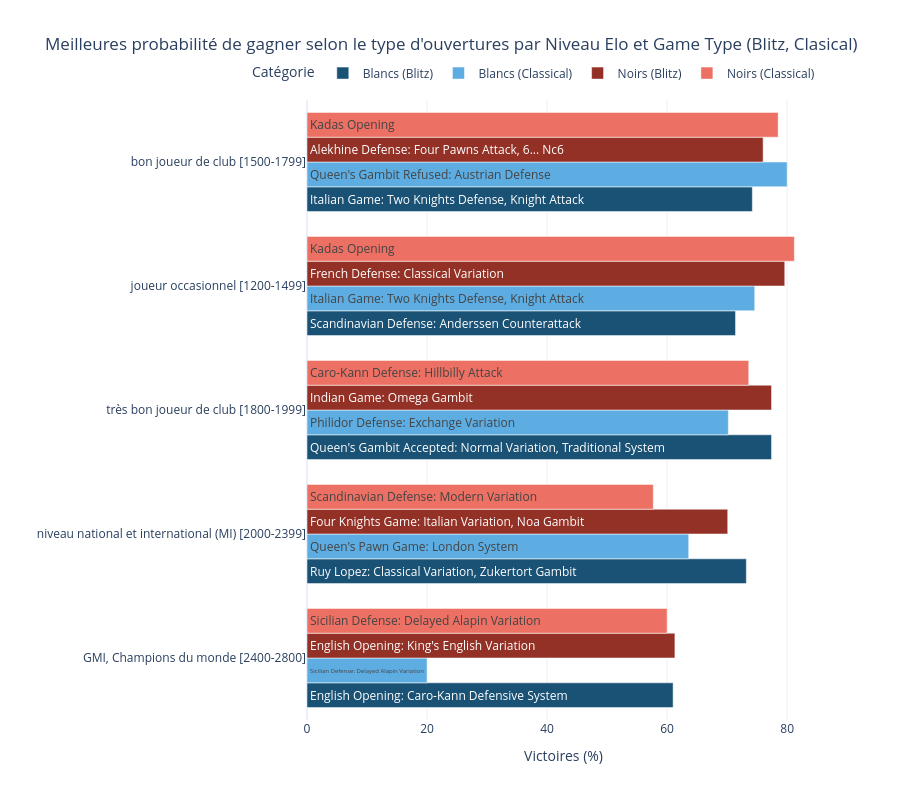

Source (notebook cell):
### Markdown cell above
Pendant nos calculs, nous avons remarqué un manque de données pour la catégorie des joueurs champions du monde (GMI) en mode Classique. Avec notre seuil initial de 50 parties aucune ouverture ne ressortait car les joueurs de très haut niveau privilégient principalement le mode Blitz sur Lichess. Pour analyser cette catégorie sans fausser les autres résultats, nous avons abaissé le seuil à 5 parties minimum uniquement pour les GMI en Classique. Nous précisons toutefois que ces résultats spécifiques sont à interpréter avec prudence en raison de ce faible échantillon.  

De manière générale, on remarque que chez les débutants, les meilleures ouvertures permettent de gagner très souvent avec des taux atteignant 80 % de victoires. Chez les joueurs avec un ELO plus élevé, ces scores redescendent autour de 60 %. Cela confirme que les meilleurs joueurs savent mieux se défendre, rendant les parties beaucoup plus équilibrées.  

Notre première hypothèse, qui supposait que les débutants gagneraient davantage avec des ouvertures agressives est confirmée. C'est le cas de l'**Italian Game: Two Knights Defense, Knight Attack** en mode **Classique**, qui punit rapidement les erreurs de défense. À l'inverse, pour le haut niveau les attaques rapides disparaissent car les pièges sont connus. On observe des ouvertures plus stratégiques visant le contrôle du centre comme l'**English Opening**.

Notre idée initiale selon laquelle les blancs maîtrisent plus facilement la partie est à nuancer car les noirs obtiennent également d'excellents succès. Chez les débutants, l'ouverture **Kadas** en est la preuve. Environ 80 % des joueurs noirs gagnent lorsque les blancs choisissent ce premier coup. Cette stratégie est effectivement reconnue comme une erreur majeure. Le joueur Eric Schiller expliquait d'ailleurs que le coup "1. h4" crée des faiblesses immédiates sans compensation, ce que nos statistiques confirment réellement.

Enfin, nous remarquons une tendance liée au type du jeu. En mode **Blitz**, les probabilités de gain pour les meilleures ouvertures sont souvent plus élevées qu'en **Classique**. Le mode **Classique** laisse plus de temps pour réfléchir, ce qui favorise l'équilibre. En revanche, le **Blitz** réduit le temps de réaction ce qui permet à une ouverture surprenante d'être beaucoup plus efficace.

### Code cell
# conversion et fusion des données
df_b = top_opening_blancs.toPandas().rename(columns={'WinRate_White': 'WinRate'})
df_b['Joueur'] = 'Blancs'

df_n = top_ouvertures_noirs.toPandas().rename(columns={'WinRate_Black': 'WinRate'})
df_n['Joueur'] = 'Noirs'

df_total = pd.concat([df_b, df_n])
df_total = df_total[df_total['Niveau'] != "Autre"]
df_total['WinRate'] = (df_total['WinRate'] * 100).round(1)

df_total['Type'] = df_total['Joueur'] + " (" + df_total['Game_type'] + ")"

# couleurs du graphique en fonction des pions et game_type
color_map = {
    "Blancs (Blitz)": "#1A5276",
    "Blancs (Classical)": "#5DADE2",
    "Noirs (Blitz)": "#943126",
    "Noirs (Classical)": "#EC7063"
}

# graphique
fig = px.bar(df_total,
             y="Niveau",
             x="WinRate",
             color="Type",
             barmode="group",
             orientation='h',
             text="Opening",
             color_discrete_map=color_map,
             title="Meilleures probabilité de gagner selon le type d'ouvertures par Niveau Elo et Game Type (Blitz, Clasical)",
             labels={"WinRate": "Victoires (%)", "Type": "Catégorie", "Niveau": ""},
             template="plotly_white",
             height=800)

fig.update_traces(textposition='inside', insidetextanchor='start')
fig.update_layout(yaxis={'categoryorder':'total ascending'},
                  legend=dict(orientation="h", yanchor="bottom", y=1.02, xanchor="right", x=1))

fig.show()

### Figure 1 — Plotly figure (JSON) as saved in the notebook; plotly's stock layout.template omitted (floating-point values rounded to 4 significant figures)
{"data": [{"alignmentgroup": "True", "hovertemplate": "Catégorie=Blancs (Blitz)<br>Victoires (%)=%{x}<br>=%{y}<br>Opening=%{text}<extra></extra>", "insidetextanchor": "start", "legendgroup": "Blancs (Blitz)", "marker": {"color": "#1A5276", "pattern": {"shape": ""}}, "name": "Blancs (Blitz)", "offsetgroup": "Blancs (Blitz)", "orientation": "h", "showlegend": true, "text": ["English Opening: Caro-Kann Defensive System", "Italian Game: Two Knights Defense, Knight Attack", "Scandinavian Defense: Anderssen Counterattack", "Ruy Lopez: Classical Variation, Zukertort Gambit", "Queen's Gambit Accepted: Normal Variation, Traditional System"], "textposition": "inside", "type": "bar", "x": [61.0, 74.2, 71.4, 73.2, 77.4], "xaxis": "x", "y": ["GMI, Champions du monde [2400-2800]", "bon joueur de club [1500-1799]", "joueur occasionnel [1200-1499]", "niveau national et international (MI) [2000-2399]", "très bon joueur de club [1800-1999]"], "yaxis": "y"}, {"alignmentgroup": "True", "hovertemplate": "Catégorie=Blancs (Classical)<br>Victoires (%)=%{x}<br>=%{y}<br>Opening=%{text}<extra></extra>", "insidetextanchor": "start", "legendgroup": "Blancs (Classical)", "marker": {"color": "#5DADE2", "pattern": {"shape": ""}}, "name": "Blancs (Classical)", "offsetgroup": "Blancs (Classical)", "orientation": "h", "showlegend": true, "text": ["Sicilian Defense: Delayed Alapin Variation", "Queen's Gambit Refused: Austrian Defense", "Italian Game: Two Knights Defense, Knight Attack", "Queen's Pawn Game: London System", "Philidor Defense: Exchange Variation"], "textposition": "inside", "type": "bar", "x": [20.0, 80.0, 74.6, 63.6, 70.2], "xaxis": "x", "y": ["GMI, Champions du monde [2400-2800]", "bon joueur de club [1500-1799]", "joueur occasionnel [1200-1499]", "niveau national et international (MI) [2000-2399]", "très bon joueur de club [1800-1999]"], "yaxis": "y"}, {"alignmentgroup": "True", "hovertemplate": "Catégorie=Noirs (Blitz)<br>Victoires (%)=%{x}<br>=%{y}<br>Opening=%{text}<extra></extra>", "insidetextanchor": "start", "legendgroup": "Noirs (Blitz)", "marker": {"color": "#943126", "pattern": {"shape": ""}}, "name": "Noirs (Blitz)", "offsetgroup": "Noirs (Blitz)", "orientation": "h", "showlegend": true, "text": ["English Opening: King's English Variation", "Alekhine Defense: Four Pawns Attack, 6... Nc6", "French Defense: Classical Variation", "Four Knights Game: Italian Variation, Noa Gambit", "Indian Game: Omega Gambit"], "textposition": "inside", "type": "bar", "x": [61.3, 76.0, 79.6, 70.1, 77.4], "xaxis": "x", "y": ["GMI, Champions du monde [2400-2800]", "bon joueur de club [1500-1799]", "joueur occasionnel [1200-1499]", "niveau national et international (MI) [2000-2399]", "très bon joueur de club [1800-1999]"], "yaxis": "y"}, {"alignmentgroup": "True", "hovertemplate": "Catégorie=Noirs (Classical)<br>Victoires (%)=%{x}<br>=%{y}<br>Opening=%{text}<extra></extra>", "insidetextanchor": "start", "legendgroup": "Noirs (Classical)", "marker": {"color": "#EC7063", "pattern": {"shape": ""}}, "name": "Noirs (Classical)", "offsetgroup": "Noirs (Classical)", "orientation": "h", "showlegend": true, "text": ["Sicilian Defense: Delayed Alapin Variation", "Kadas Opening", "Kadas Opening", "Scandinavian Defense: Modern Variation", "Caro-Kann Defense: Hillbilly Attack"], "textposition": "inside", "type": "bar", "x": [60.0, 78.5, 81.2, 57.7, 73.6], "xaxis": "x", "y": ["GMI, Champions du monde [2400-2800]", "bon joueur de club [1500-1799]", "joueur occasionnel [1200-1499]", "niveau national et international (MI) [2000-2399]", "très bon joueur de club [1800-1999]"], "yaxis": "y"}], "layout": {"barmode": "group", "height": 800, "legend": {"orientation": "h", "title": {"text": "Catégorie"}, "tracegroupgap": 0, "x": 1, "xanchor": "right", "y": 1.02, "yanchor": "bottom"}, "title": {"text": "Meilleures probabilité de gagner selon le type d'ouvertures par Niveau Elo et Game Type (Blitz, Clasical)"}, "xaxis": {"anchor": "y", "domain": [0, 1], "title": {"text": "Victoires (%)"}}, "yaxis": {"anchor": "x", "categoryorder": "total ascending", "domain": [0, 1], "title": {"text": ""}}}}
